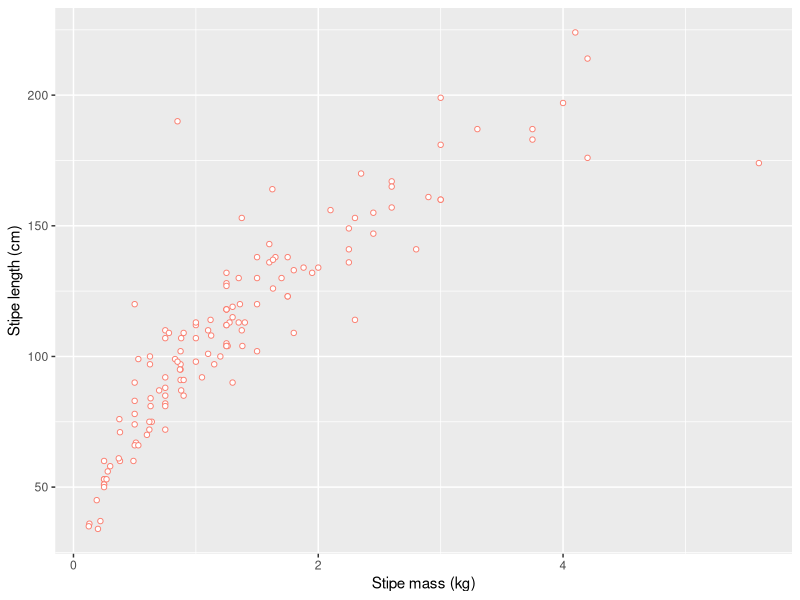

Write the R code that produced this figure.
## ---- chunk 1
knitr::opts_chunk$set(
  comment = "R>", 
  warning = FALSE, 
  message = FALSE
)
## ---- chunk 2
library(tidyverse)
## ---- chunk 3
laminaria <- read_csv("../../data/laminaria.csv")
## ---- chunk 4
head(laminaria)
## ---- chunk 5
head(laminaria, n = 3)
tail(laminaria, n = 2)
## ---- chunk 6
glimpse(laminaria)
## ---- chunk 7
names(laminaria)
## ---- chunk 8
library(skimr)
skim(iris) # using built-in `iris` data
## ---- chunk 9
ggplot(data = laminaria, aes(x = stipe_mass, y = stipe_length)) +
  geom_point(shape = 21, colour = "salmon", fill = "white") +
  labs(x = "Stipe mass (kg)", y = "Stipe length (cm)")
## ---- chunk 10
installed.packages()[names(sessionInfo()$otherPkgs), "Version"]
